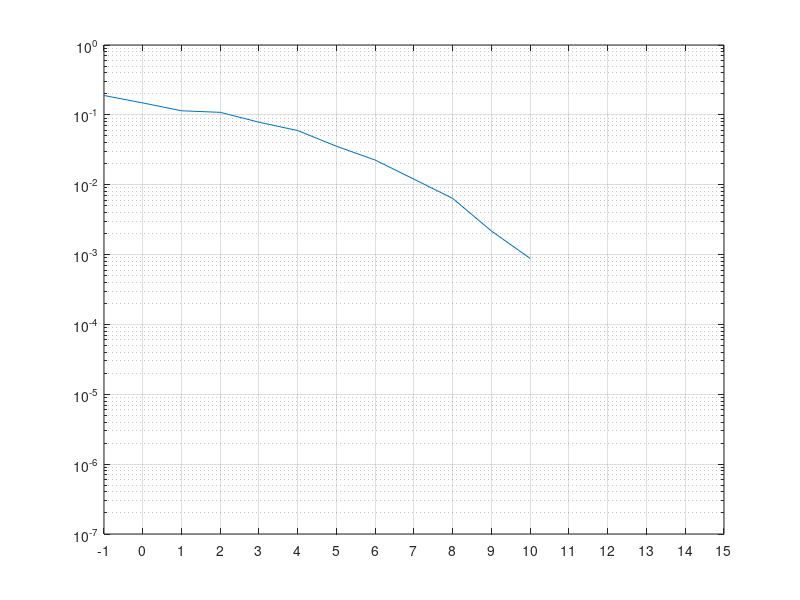

MATLAB code for this plot:
clear all, close all

Ed_uni = 1/2;
BER(1, 17) = 0;
Eb_No_start=-1;
Eb_No_end=15;

for Eb_No = Eb_No_start:Eb_No_end
    error_num = 0;
    for bit = 1 : 10^10
        if randn(1) > 0, 
            tx_data = 1;
        else
            tx_data = 0;
        end
        noise_power = (1/2) * Ed_uni / 10^(Eb_No/10);
        noise = randn * sqrt(noise_power);
        rx_data = tx_data + noise;
        if rx_data > 0.5,
            tx_data_hat = 1;
        else, tx_data_hat = 0;
        end
        if tx_data_hat ~= tx_data
            error_num = error_num +1;
        end
        if error_num > 200
            BER(Eb_No +2) = error_num/bit;
            break;
        end
    end% for bit = 1 : 10^10 
    Eb_No
    BER(Eb_No+2)
            
    if BER(Eb_No+2) < 10^(-3)
        break;
    end
end%for Eb_No = Eb_No_start:Eb_No_end
Eb_No_index = Eb_No_start:Eb_No_end;
figure;
semilogy(Eb_No_index, BER);
set(gca,'xlim',[-1 15],'xtick',[-1:1:15],'ylim',[10^(-7) 1]);
grid;
save Unipolar